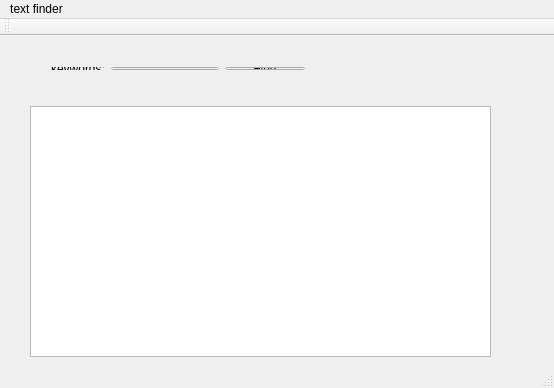
<?xml version="1.0" encoding="UTF-8"?>
<ui version="4.0">
 <class>TextFinder</class>
 <widget class="QMainWindow" name="TextFinder">
  <property name="geometry">
   <rect>
    <x>0</x>
    <y>0</y>
    <width>554</width>
    <height>388</height>
   </rect>
  </property>
  <property name="windowTitle">
   <string>TextFinder</string>
  </property>
  <widget class="QWidget" name="centralWidget">
   <widget class="QTextEdit" name="textEdit">
    <property name="geometry">
     <rect>
      <x>30</x>
      <y>70</y>
      <width>461</width>
      <height>251</height>
     </rect>
    </property>
   </widget>
   <widget class="QWidget" name="">
    <property name="geometry">
     <rect>
      <x>40</x>
      <y>20</y>
      <width>276</width>
      <height>25</height>
     </rect>
    </property>
    <layout class="QHBoxLayout" name="horizontalLayout">
     <item>
      <widget class="QLabel" name="label">
       <property name="text">
        <string>keywords:</string>
       </property>
      </widget>
     </item>
     <item>
      <widget class="QLineEdit" name="lineEdit"/>
     </item>
     <item>
      <widget class="QPushButton" name="pushButton">
       <property name="text">
        <string>Find</string>
       </property>
      </widget>
     </item>
    </layout>
   </widget>
  </widget>
  <widget class="QMenuBar" name="menuBar">
   <property name="geometry">
    <rect>
     <x>0</x>
     <y>0</y>
     <width>554</width>
     <height>21</height>
    </rect>
   </property>
   <widget class="QMenu" name="menutext_finder">
    <property name="title">
     <string>text finder</string>
    </property>
   </widget>
   <addaction name="menutext_finder"/>
  </widget>
  <widget class="QToolBar" name="mainToolBar">
   <attribute name="toolBarArea">
    <enum>TopToolBarArea</enum>
   </attribute>
   <attribute name="toolBarBreak">
    <bool>false</bool>
   </attribute>
  </widget>
  <widget class="QStatusBar" name="statusBar"/>
 </widget>
 <layoutdefault spacing="6" margin="11"/>
 <resources/>
 <connections/>
</ui>
